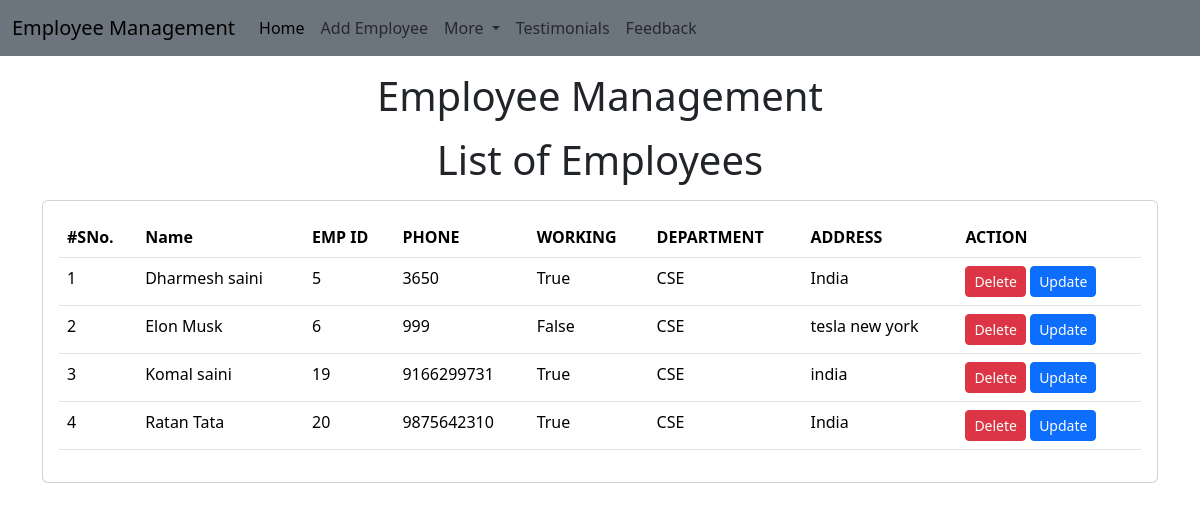
Page /emp/home/ on the earlier database version.
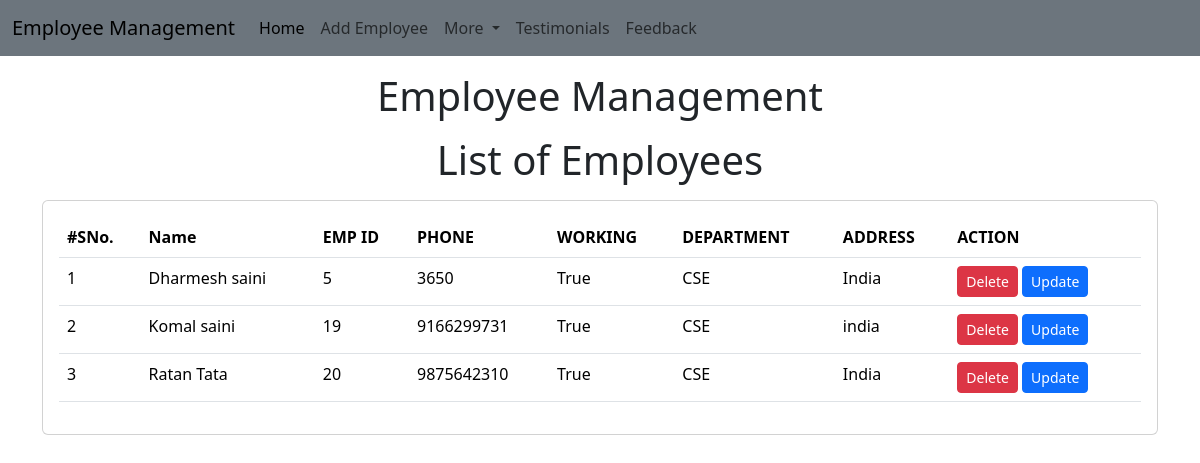
Same page on the later database version.
### emp/models.py (models this page shows, shortened)
class Emp(models.Model):
    name=models.CharField(max_length=200)
    emp_id=models.CharField(max_length=200)
    phone=models.CharField(max_length=10)
    address=models.CharField(max_length=150)
    working=models.BooleanField(default=True)
    department=models.CharField(max_length=10)

### emp/views.py (the view)
# urls.py: path("home/",emp_home),
def emp_home(request):
    emps=Emp.objects.all()
    return render(request,"emp/home.html",{
        'emps':emps
    })

### templates/emp/home.html (shortened to what this page needs)
<!DOCTYPE html>
<html lang="en">
<head>
    <link href="https://cdn.jsdelivr.net/npm/bootstrap@5.3.1/dist/css/bootstrap.min.css" rel="stylesheet">
</head>
<body>
    {% include 'emp/navbar.html' %}
    <h1 class="text-center my-3">Employee Management</h1>
    <h1 class="text-center my-3">List of Employees</h1>
    <div class="container">
        <div class="row">
            <div class="col-12">
                <div class="card">
                    <div class="card-body">
                        <div class="table-responsive">
                            <table class="table">
                                <thead>
                                    <tr>
                                        <th>#SNo.</th>
                                        <th>Name</th>
                                        <th>EMP ID</th>
                                        <th>PHONE</th>
                                        <th>WORKING</th>
                                        <th>DEPARTMENT</th>
                                        <th>ADDRESS</th>
                                        <th>ACTION</th>
                                    </tr>
                                </thead>
                                <tbody>
                                    {% for e in emps %}
                                    <tr>
                                        <td>{{ forloop.counter }}</td>
                                        <td>{{ e.name }}</td>
                                        <td>{{ e.id }}</td>
                                        <td>{{ e.phone }}</td>
                                        <td>{{ e.working }}</td>
                                        <td>{{ e.department }}</td>
                                        <td>{{ e.address }}</td>
                                        <td>
                                            <a href="/emp/delete-emp/{{ e.id }}" class="btn btn-danger btn-sm">Delete</a>
                                            <a href="/emp/update-emp/{{ e.id }}" class="btn btn-primary btn-sm">Update</a>
                                        </td>
                                    </tr>
                                    {% endfor %}
                                </tbody>
                            </table>
                        </div>
                    </div>
                </div>
            </div>
        </div>
    </div>
</body>
</html>

### templates/emp/navbar.html (shortened to what this page needs)
<nav class="navbar navbar-expand-lg  bg-secondary ">
    <div class="container-fluid">
      <a class="navbar-brand" href="#">Employee Management</a>
      <div class="collapse navbar-collapse" id="navbarSupportedContent">
        <ul class="navbar-nav me-auto mb-2 mb-lg-0">
          <li class="nav-item">
            <a class="nav-link active" aria-current="page" href="/emp/home/">Home</a>
          </li>
          <li class="nav-item">
            <a class="nav-link" href="/emp/add-emp/">Add Employee</a>
          </li>
          <li class="nav-item dropdown">
            <a class="nav-link dropdown-toggle" href="#" role="button" data-bs-toggle="dropdown" aria-expanded="false">
              More
            </a>
          </li>
          <li class="nav-item">
            <a class="nav-link" href="/emp/testimonials/">Testimonials</a>
          </li>
          <li class="nav-item">
            <a class="nav-link" href="/emp/feedback/">Feedback</a>
          </li>
        </ul>
      </div>
    </div>
  </nav>

### templates/emp/home.html (style rules this page uses)
body { background-image: url('https://i.postimg.cc/527HWr6v/sean-pollock-Ph-Yq704ffd-A-unsplash.jpg'); background-size: cover; background-repeat: no-repeat; height: 100vh; }

Differences in the rows shown:
removed Emp: name "Elon Musk", id "6", phone "999", working "False", department "CSE", address "tesla new york"
